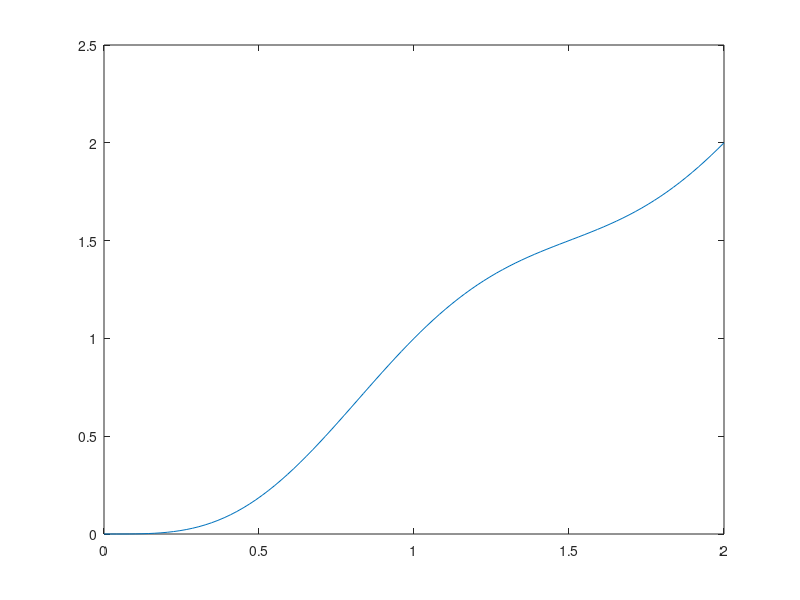
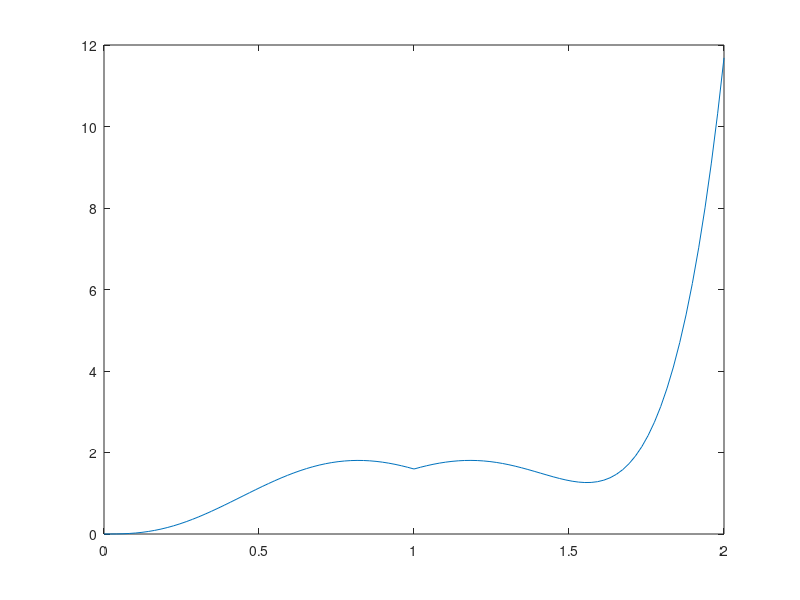

Recreate these plots in MATLAB, in order.
clear all
close all
N = 4;
waypoints = [0    0   0;
             1    1   1;
             2    0   2;
             3    -1  1;
             4    0   0]';

A = zeros(8*N,8*N);
alpha_x = zeros(8*N,1);
alpha_y = zeros(8*N,1);
alpha_z = zeros(8*N,1);

beta_x = zeros(8*N,1);
beta_y = zeros(8*N,1);
beta_z = zeros(8*N,1);
% case i
p_i    = [1 zeros(1,7)];
p_i_DS = ones(1,8);
for i=1:N
    A(i,8*(i-1)+1:8*i) = p_i;
    A(i+N,8*(i-1)+1:8*i) = p_i_DS;
end

for i=1:N
    beta_x(i,1) = waypoints(1,i);
    beta_y(i,1) = waypoints(2,i);
    beta_z(i,1) = waypoints(3,i);
end

for i=N+1:2*N
    beta_x(i,1) = waypoints(1,i+1-N);
    beta_y(i,1) = waypoints(2,i+1-N);
    beta_z(i,1) = waypoints(3,i+1-N);
end

% case ii
dp_i   = [0 1 zeros(1,6)];
ddp_i  = [zeros(1,2) 2 zeros(1,5)];
dddp_i = [zeros(1,3) 6 zeros(1,4)];
d4p_i = [zeros(1,4) 24 zeros(1,3)];
d5p_i = [zeros(1,5) 120 zeros(1,2)];
d6p_i = [zeros(1,6) 720 0];

A(2*N+1,1:8) = dp_i;
A(2*N+2,1:8) = ddp_i;
A(2*N+3,1:8) = dddp_i;
A(2*N+4,8*N-7:8*N) = dp_i;
A(2*N+5,8*N-7:8*N) = ddp_i;
A(2*N+6,8*N-7:8*N) = dddp_i;

% case iii
dp_i_DS = [0 1 2 3 4 5 6 7];
ddp_i_DS = [0 0 2 6 12 20 30 42];
dddp_i_DS = [0 0 0 6 24 60 120 210];
d4p_i_DS = [0 0 0 0 24 120 360 840];
d5p_i_DS = [0 0 0 0 0 120 720 2520];
d6p_i_DS = [0 0 0 0 0 0 720 5040];

for i=1:N-1
    A(2*N+i+6,8*(i-1)+1:8*i) = dp_i_DS;
    A(2*N+i+6,8*i+1:8*(i+1)) = -dp_i;
    
    A(3*N+i+5,8*(i-1)+1:8*i) = ddp_i_DS;
    A(3*N+i+5,8*i+1:8*(i+1)) = -ddp_i;
    
    A(4*N+i+4,8*(i-1)+1:8*i) = dddp_i_DS;
    A(4*N+i+4,8*i+1:8*(i+1)) = -dddp_i;
    
    A(5*N+i+3,8*(i-1)+1:8*i) = d4p_i_DS;
    A(5*N+i+3,8*i+1:8*(i+1)) = -d4p_i;
    
    A(6*N+i+2,8*(i-1)+1:8*i) = d5p_i_DS;
    A(6*N+i+2,8*i+1:8*(i+1)) = -d5p_i;
    
    A(7*N+i+1,8*(i-1)+1:8*i) = d6p_i_DS;
    A(7*N+i+1,8*i+1:8*(i+1)) = -d6p_i;
end

alpha_x = inv(A)*beta_x;
alpha_y = inv(A)*beta_y;
alpha_z = inv(A)*beta_z;


t_ = linspace(0,1,50);
t2_ = linspace(1,2,50);
for i =1:100
    if i<51
        px(i) = alpha_x(1:8,1)'*[1;t_(i);...
            t_(i)^2;t_(i)^3;t_(i)^4;...
            t_(i)^5;t_(i)^6;t_(i)^7];
        vx(i) = alpha_x(1:8,1)'*[0;1;...
            2*t_(i);3*t_(i)^2;...
            4*t_(i)^3;5*t_(i)^4;...
            6*t_(i)^5;7*t_(i)^6];
    else
        px(i) = alpha_x(9:16,1)'*[1;(t2_(i-50)-1);...
            (t2_(i-50)-1)^2;(t2_(i-50)-1)^3;(t2_(i-50)-1)^4;...
            (t2_(i-50)-1)^5;(t2_(i-50)-1)^6;(t2_(i-50)-1)^7];
        
        vx(i) = alpha_x(9:16,1)'*[0;1;...
            2*t2_(i-50);3*t2_(i-50)^2;...
            4*t2_(i-50)^3;5*t2_(i-50)^4;...
            6*t2_(i-50)^5;7*t2_(i-50)^6];
    end
end

figure(1)
plot([t_ t2_],px)

figure(2)
plot([t_ t2_],vx)
